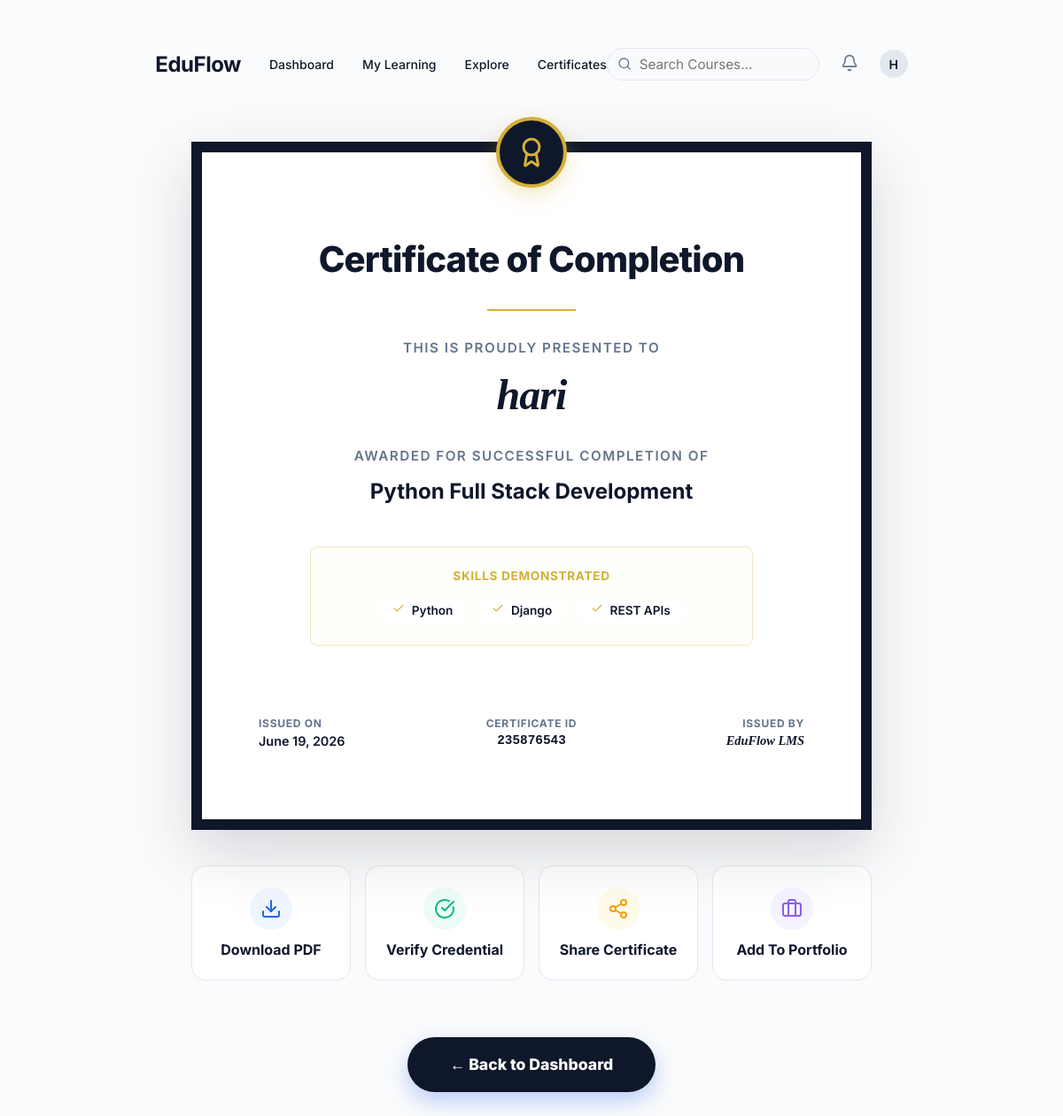
The page /certificates/235876543/ (signed in) on the database its author committed.
### accounts/models.py (models this page shows, shortened)
class User(AbstractUser):
    email = models.EmailField(unique=True)
    is_student = models.BooleanField(default=True)
    is_instructor = models.BooleanField(default=False)

### certificates/models.py (models this page shows, shortened)
class Certificate(models.Model):
    student = models.ForeignKey(
        settings.AUTH_USER_MODEL,
        on_delete=models.CASCADE,
        related_name="certificates"
    )
    course = models.ForeignKey(
        Course,
        on_delete=models.CASCADE
    )
    certificate_id = models.CharField(
        max_length=50,
        unique=True
    )
    issued_at = models.DateTimeField(
        auto_now_add=True,
        db_index=True
    )
    class Meta:
        unique_together = (
            "student",
            "course"
        )

### courses/models.py (models this page shows, shortened)
class Course(models.Model):
    category = models.ForeignKey(
        Category,
        on_delete=models.SET_NULL,
        null=True,
        blank=True,
        related_name="courses"
    )
    tags = models.ManyToManyField(
        Tag,
        blank=True,
        related_name="courses"
    )
    skills = models.ManyToManyField(
        'paths.Skill',
        blank=True,
        related_name='courses'
    )
    cover_image = models.ImageField(upload_to="course_covers/", null=True, blank=True, validators=[validate_image_upload])
    level = models.CharField(max_length=20, choices=[('BEGINNER', 'Beginner'), ('INTERMEDIATE', 'Intermediate'), ('ADVANCED', 'Advanced')], default="BEGINNER")
    title = models.CharField(max_length=200)
    description = models.TextField()
    thumbnail = models.ImageField(
        upload_to="course_thumbnails/",
        blank=True,
        null=True,
        validators=[
            FileValidator(
                allowed_extensions=['.png', '.jpg', '.jpeg', '.webp'],
                allowed_mimetypes=['image/png', 'image/jpeg', 'image/webp'],
                max_size=2 * 1024 * 1024
            )
        ]
    )
    created_at = models.DateTimeField(
        auto_now_add=True
    )
    updated_at = models.DateTimeField(
        auto_now=True
    )
    is_featured = models.BooleanField(
        default=False
    )

### certificates/views.py (the view)
@login_required
def certificate_detail(
    request,
    certificate_id
):
    certificate = get_object_or_404(
        Certificate,
        certificate_id=certificate_id,
        student=request.user
    )
    return render(
        request,
        "certificates/certificate_detail.html",
        {
            "certificate": certificate
        }
    )

### templates/certificates/certificate_detail.html (shortened to what this page needs)
{% extends "base.html" %}
{% load static %}
{% block body_class %}page-centered{% endblock %}
{% block content %}
<div class="cert-wrap">
    <div class="cert-card" role="main" aria-label="Certificate of Completion">
        <div class="cert-seal-wrap">
            <i data-lucide="award" style="color: var(--accent-gold); width: 36px; height: 36px;"></i>
        </div>
        <h1 class="cert-title">Certificate of Completion</h1>
        <div class="cert-divider"></div>
        <p class="cert-subtitle">THIS IS PROUDLY PRESENTED TO</p>
        <p class="cert-name">{{ certificate.student.get_full_name|default:certificate.student.username }}</p>
        <p class="cert-subtitle">Awarded for successful completion of</p>
        <p class="cert-course">{{ certificate.course.title }}</p>
        <div class="skills-box">
            <div class="skills-title">Skills Demonstrated</div>
            <div class="skills-grid">
                <span class="skill-badge"><i data-lucide="check" style="width:14px;height:14px;color:var(--accent-gold);margin-right:4px;"></i> Python</span>
                <span class="skill-badge"><i data-lucide="check" style="width:14px;height:14px;color:var(--accent-gold);margin-right:4px;"></i> Django</span>
                <span class="skill-badge"><i data-lucide="check" style="width:14px;height:14px;color:var(--accent-gold);margin-right:4px;"></i> REST APIs</span>
            </div>
        </div>
        <div class="cert-meta">
            <div class="cert-meta-item">
                <span class="cert-meta-label">Issued On</span>
                <span class="cert-meta-val">{{ certificate.issued_at|date:"F d, Y" }}</span>
            </div>
            <div class="cert-meta-item">
                <span class="cert-meta-label">Certificate ID</span>
                <span class="cert-meta-val" style="font-family: monospace;">{{ certificate.certificate_id }}</span>
            </div>
            <div class="cert-meta-item">
                <span class="cert-meta-label">Issued By</span>
                <span class="cert-meta-val" style="font-family: 'Times New Roman', Times, serif; font-style: italic;">EduFlow LMS</span>
            </div>
        </div>
    </div>
    <div style="display: grid; grid-template-columns: repeat(auto-fit, minmax(160px, 1fr)); gap: 1rem; margin-top: 2.5rem;">
        <a href="{% url 'download_certificate' certificate.certificate_id %}" style="background: white; border: 1px solid #E2E8F0; border-radius: 16px; padding: 1.5rem 1rem; text-align: center; color: #0F172A; text-decoration: none; font-weight: 700; display: flex; flex-direction: column; align-items: center; gap: 0.75rem; transition: transform 0.2s, box-shadow 0.2s;" onmouseover="this.style.transform='translateY(-2px)'; this.style.boxShadow='0 8px 16px rgba(15,23,42,0.06)';" onmouseout="this.style.transform='none'; this.style.boxShadow='none';">
            <div style="width: 48px; height: 48px; border-radius: 50%; background: #EFF6FF; display: flex; align-items: center; justify-content: center; color: #2563EB;">
                <i data-lucide="download"></i>
            </div>
            Download PDF
        </a>
        <a href="{% url 'verify_certificate' certificate.certificate_id %}" style="background: white; border: 1px solid #E2E8F0; border-radius: 16px; padding: 1.5rem 1rem; text-align: center; color: #0F172A; text-decoration: none; font-weight: 700; display: flex; flex-direction: column; align-items: center; gap: 0.75rem; transition: transform 0.2s, box-shadow 0.2s;" onmouseover="this.style.transform='translateY(-2px)'; this.style.boxShadow='0 8px 16px rgba(15,23,42,0.06)';" onmouseout="this.style.transform='none'; this.style.boxShadow='none';">
            <div style="width: 48px; height: 48px; border-radius: 50%; background: #ECFDF5; display: flex; align-items: center; justify-content: center; color: #10B981;">
                <i data-lucide="check-circle"></i>
            </div>
            Verify Credential
        </a>
        <a href="#" style="background: white; border: 1px solid #E2E8F0; border-radius: 16px; padding: 1.5rem 1rem; text-align: center; color: #0F172A; text-decoration: none; font-weight: 700; display: flex; flex-direction: column; align-items: center; gap: 0.75rem; transition: transform 0.2s, box-shadow 0.2s;" onmouseover="this.style.transform='translateY(-2px)'; this.style.boxShadow='0 8px 16px rgba(15,23,42,0.06)';" onmouseout="this.style.transform='none'; this.style.boxShadow='none';">
            <div style="width: 48px; height: 48px; border-radius: 50%; background: #FFFBEB; display: flex; align-items: center; justify-content: center; color: #F59E0B;">
                <i data-lucide="share-2"></i>
            </div>
            Share Certificate
        </a>
        <a href="{% url 'public_portfolio' certificate.student.username %}" style="background: white; border: 1px solid #E2E8F0; border-radius: 16px; padding: 1.5rem 1rem; text-align: center; color: #0F172A; text-decoration: none; font-weight: 700; display: flex; flex-direction: column; align-items: center; gap: 0.75rem; transition: transform 0.2s, box-shadow 0.2s;" onmouseover="this.style.transform='translateY(-2px)'; this.style.boxShadow='0 8px 16px rgba(15,23,42,0.06)';" onmouseout="this.style.transform='none'; this.style.boxShadow='none';">
            <div style="width: 48px; height: 48px; border-radius: 50%; background: #F5F3FF; display: flex; align-items: center; justify-content: center; color: #8B5CF6;">
                <i data-lucide="briefcase"></i>
            </div>
            Add To Portfolio
        </a>
    </div>
    <div style="margin-top: 4rem; text-align: center;">
        <a href="{% url 'dashboard' %}" class="btn btn-primary btn--lg" style="font-size: 1.1rem; font-weight: 800; padding: 1.25rem 3rem; border-radius: 9999px; box-shadow: 0 10px 25px rgba(37,99,235,0.3); transition: transform 0.2s, box-shadow 0.2s;" onmouseover="this.style.transform='translateY(-2px)'; this.style.boxShadow='0 15px 35px rgba(37,99,235,0.4)';" onmouseout="this.style.transform='none'; this.style.boxShadow='0 10px 25px rgba(37,99,235,0.3)';">
            ← Back to Dashboard
        </a>
    </div>
</div>
{% endblock %}

### templates/_navbar.html (shortened to what this page needs)
<nav class="global-nav" aria-label="Main navigation">
    <div class="container">
        <div class="global-nav__left">
            <a href="{% url 'dashboard' %}" class="global-nav__logo">EduFlow</a>
            <div class="global-nav__links">
                {% if request.user.is_authenticated %}
                    {% if is_admin %}
                    <a href="{% url 'instructor_dashboard' %}">Instructor Portal</a>
                    <a href="{% url 'monitoring_dashboard' %}">Monitoring</a>
                    <a href="{% url 'reports_dashboard' %}">Reports</a>
                    {% else %}
                    <a href="{% url 'dashboard' %}">Dashboard</a>
                    <a href="{% url 'my_courses' %}">My Learning</a>
                    <a href="{% url 'course_list' %}">Explore</a>
                    <a href="{% url 'certificate_list' %}">Certificates</a>
                    {% endif %}
                {% else %}
                    <a href="{% url 'course_list' %}">Explore</a>
                {% endif %}
            </div>
        </div>
        <div class="global-nav__right">
            {% if request.user.is_authenticated %}
                <div class="global-nav__links" style="gap: 24px;">
                    <form action="{% url 'search_courses' %}" method="get" style="position: relative; flex: 0 0 240px; max-width: 240px;">
                        <i data-lucide="search" style="position: absolute; left: 12px; top: 50%; transform: translateY(-50%); width: 16px; height: 16px; color: var(--text-muted);"></i>
                        <input type="text" name="q" placeholder="Search Courses..." class="input" style="padding-left: 36px; padding-top: 0.5rem; padding-bottom: 0.5rem; border-radius: var(--radius-full); width: 100%; background: #F8FAFC;">
                    </form>
                    <div class="nav-notifications" style="position: relative; display: flex; align-items: center;">
                        <button id="notificationBell" style="background: none; border: none; cursor: pointer; position: relative; padding: 0;">
                            <i data-lucide="bell" style="width: 20px; color: var(--text-muted);"></i>
                        </button>
                    </div>
                    <a href="{% url 'profile' %}" aria-label="Profile" style="display: flex; align-items: center;">
                        <div class="avatar avatar-sm" aria-hidden="true">{{ request.user.username|make_list|first|upper }}</div>
                    </a>
                </div>
            {% else %}
                <div class="global-nav__links">
                    <a href="{% url 'login' %}" class="btn btn-secondary btn--sm">Log In</a>
                    <a href="{% url 'register' %}" class="btn btn-primary btn--sm">Sign Up</a>
                </div>
            {% endif %}
        </div>
    </div>
</nav>

### static/css/main.css (style rules this page uses)
:root { --bg-gradient: #FAFBFC; --bg-gradient-auth: #FAFBFC; --card-bg: #FFFFFF; --card-bg-auth: #FFFFFF; --card-border: #E5E7EB; --accent-primary: #0F172A; --accent-secondary: #2563EB; --accent-cyan: #06B6D4; --accent-green: #10B981; --accent-red: #EF4444; --accent-amber: #F59E0B; --accent-gold: #D4AF37; --text-primary: #111827; --text-muted: #64748B; --text-subtle: #94A3B8; --input-bg: #FFFFFF; --input-border: #E5E7EB; --input-focus: #2563EB; --success: #10B981; --danger: #EF4444; --warning: #F59E0B; --info: #06B6D4; --shadow-sm: 0 4px 8px rgba(0,0,0,.04); --shadow-md: 0 12px 24px rgba(15,23,42,.08); --shadow-lg: 0 24px 48px rgba(15,23,42,.12); --radius-sm: 8px; --radius-md: 12px; --radius-lg: 20px; --radius-xl: 28px; --radius-full: 9999px; }
*, *::before, *::after { box-sizing: border-box; margin: 0; padding: 0; }
html { scroll-behavior: smooth; }
body { font-family: 'Inter', sans-serif; background: var(--bg-gradient); color: var(--text-primary); min-height: 100vh; position: relative; overflow-x: hidden; }
.container { max-width: 1280px; margin: 0 auto; padding: 0 40px; width: 100%; }
.global-nav { height: 80px; background: var(--surface); border-bottom: 1px solid var(--border); display: flex; align-items: center; position: sticky; top: 0; z-index: 100; }
.global-nav .container { display: flex; justify-content: space-between; align-items: center; }
.global-nav__left, .global-nav__right { display: flex; align-items: center; gap: 32px; }
.global-nav__logo { font-size: 24px; font-weight: 700; color: var(--accent-primary); text-decoration: none; letter-spacing: -0.02em; }
.global-nav__links { display: flex; align-items: center; gap: 32px; white-space: nowrap; }
.global-nav__links a { text-decoration: none; color: var(--text-secondary); font-weight: 500; font-size: 14px; transition: color 200ms ease; }
.page-centered { display: flex; flex-direction: column; align-items: center; justify-content: center; padding: 2rem 1rem; min-height: 100vh; }
.btn { display: inline-flex; align-items: center; justify-content: center; gap: 0.4rem; padding: 0.75rem 1.5rem; border-radius: 12px; font-family: inherit; font-size: 0.925rem; font-weight: 600; text-decoration: none; cursor: pointer; border: none; transition: all 0.3s cubic-bezier(0.16, 1, 0.3, 1); white-space: nowrap; }
.btn--lg { padding: 1rem 2.25rem; font-size: 1rem; border-radius: 14px; }
.btn-primary { background: var(--accent-primary); color: #FFFFFF !important; box-shadow: var(--shadow-sm); }
.form-input, input[type="text"], input[type="email"], input[type="password"], input[type="number"], input[type="url"], select, textarea { width: 100%; padding: 0.85rem 1.25rem; background: var(--input-bg); border: 1px solid var(--input-border); border-radius: 12px; font-size: 0.95rem; color: var(--text-primary); font-family: inherit; transition: all 0.25s ease; }

### static/css/components.css (style rules this page uses)
.btn { display: inline-flex; align-items: center; justify-content: center; gap: 0.5rem; padding: 0.75rem 1.5rem; border-radius: var(--radius-md); font-family: 'Inter', sans-serif; font-size: 14px; font-weight: 600; text-decoration: none; cursor: pointer; border: none; transition: all 0.2s cubic-bezier(0.16, 1, 0.3, 1); white-space: nowrap; }
.btn--lg { padding: 1rem 2.5rem; font-size: 16px; border-radius: var(--radius-lg); }
.btn-primary { background: var(--accent-primary); color: #FFFFFF !important; box-shadow: var(--shadow-sm); }
.input { width: 100%; padding: 0.75rem 1rem; border: 1px solid var(--border); border-radius: var(--radius-md); font-family: 'Inter', sans-serif; font-size: 14px; color: var(--text-primary); background: var(--surface); transition: all 0.2s ease; }
.avatar { display: inline-flex; align-items: center; justify-content: center; border-radius: var(--radius-full); background: #E2E8F0; color: var(--accent-primary); font-weight: 600; object-fit: cover; }
.avatar-sm { width: 32px; height: 32px; font-size: 14px; }

### rows shown on the page
User: user.username|make_list "H"
Certificate: student.get_full_name "hari", course "Python Full Stack Development", issued_at "June 19, 2026", certificate_id "235876543"
